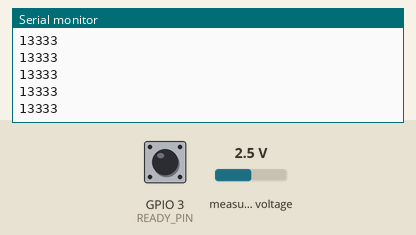
The sketch below on a simulated ESP32. Parts: the last lines printed to the serial monitor. The test bench sets the inputs (shaded band); at power-on: measured voltage 2.5 V, GPIO 3 (READY_PIN) HIGH.

Above: at 1.2 s.
1.3 s: measured voltage set to 0.1 V
At 1.47 s:
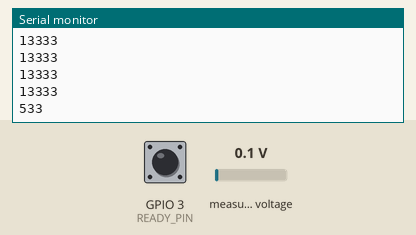
2.8 s: measured voltage set to 1.2 V
At 2.93 s:
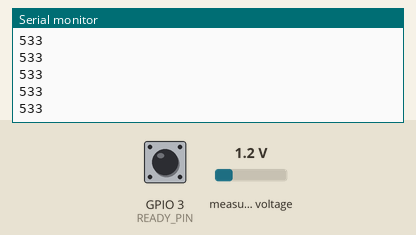
Timing chart, 0 to 5.8 s (numbered marks = the images above; inputs shaded):
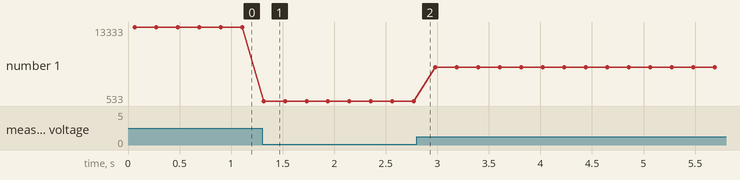

The sketch:

continuous01.ino
```cpp
#include <Adafruit_ADS1X15.h>

 Adafruit_ADS1115 ads;  /* Use this for the 16-bit version */
//Adafruit_ADS1015 ads;     /* Use this for the 12-bit version */

// Pin connected to the ALERT/RDY signal for new sample notification.
constexpr int READY_PIN = 3;

// This is required on ESP32 to put the ISR in IRAM. Define as
// empty for other platforms. Be careful - other platforms may have
// other requirements.
#ifndef IRAM_ATTR
#define IRAM_ATTR
#endif

volatile int new_data = 0;

void IRAM_ATTR NewDataReadyISR() {
  new_data++;
  if (new_data == 14) new_data = 0;
}

void setup(void)
{
  Serial.begin(9600);
  Serial.println("Hello!");

  Serial.println("Getting single ended reading from AIN0 ");
  Serial.println("ADC Range: +/- 6.144V (1 bit = 3mV/ADSfalse 1015, 0.1875mV/ADS1115)");

  // The ADC input range (or gain) can be changed via the following
  // functions, but be careful never to exceed VDD +0.3V max, or to
  // exceed the upper and lower limits if you adjust the input range!
  // Setting these values incorrectly may destroy your ADC!
  //                                                                ADS1015  ADS1115
  //                                                                -------  -------
  // ads.setGain(GAIN_TWOTHIRDS);  // 2/3x gain +/- 6.144V  1 bit = 3mV      0.1875mV (default)
  // ads.setGain(GAIN_ONE);        // 1x gain   +/- 4.096V  1 bit = 2mV      0.125mV
  // ads.setGain(GAIN_TWO);        // 2x gain   +/- 2.048V  1 bit = 1mV      0.0625mV
  // ads.setGain(GAIN_FOUR);       // 4x gain   +/- 1.024V  1 bit = 0.5mV    0.03125mV
  // ads.setGain(GAIN_EIGHT);      // 8x gain   +/- 0.512V  1 bit = 0.25mV   0.015625mV
  // ads.setGain(GAIN_SIXTEEN);    // 16x gain  +/- 0.256V  1 bit = 0.125mV  0.0078125mV

  if (!ads.begin()) {
    Serial.println("Failed to initialize ADS.");
    while (1);
  }

  // set data rate to 8 samples per second
  ads.setDataRate(RATE_ADS1115_8SPS);

  pinMode(READY_PIN, INPUT);
  // We get a falling edge every time a new sample is ready.
  attachInterrupt(digitalPinToInterrupt(READY_PIN), NewDataReadyISR, FALLING);

  // Start continuous conversions.
  ads.startADCReading(ADS1X15_REG_CONFIG_MUX_SINGLE_0, /*continuous=*/true);
}

void loop(void)
{
  // If we don't have new data, skip this iteration.
  if (new_data != 0) {
    return;
  }

  new_data = false;
  int16_t results = ads.getLastConversionResults();

  Serial.println(results); //Serial.print("("); Serial.print(ads.computeVolts(results)); Serial.println("V)");


  // In a real application we probablynew_data = false;
  // we don't want to do a delay here if we are doing interrupt-based sampling, but we have a delay
  // in this example to avoid writing too much data to the serial port.
  delay(200);
}
```

Measured:
- after the input at 1.3 s, the serial monitor: prints a new line at once (image 1)
- plotted number 1: 13333 → 533 after the input at 1.3 s, 533 → 6400 after the input at 2.8 s
